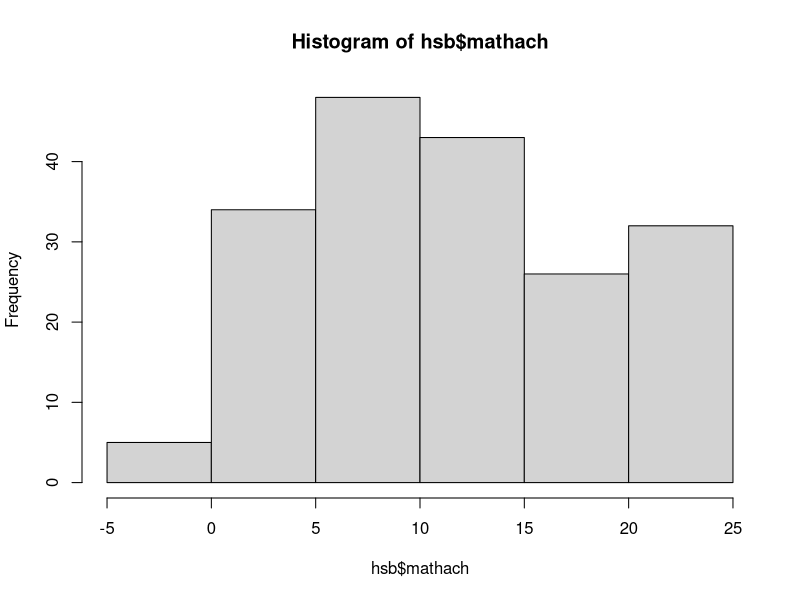
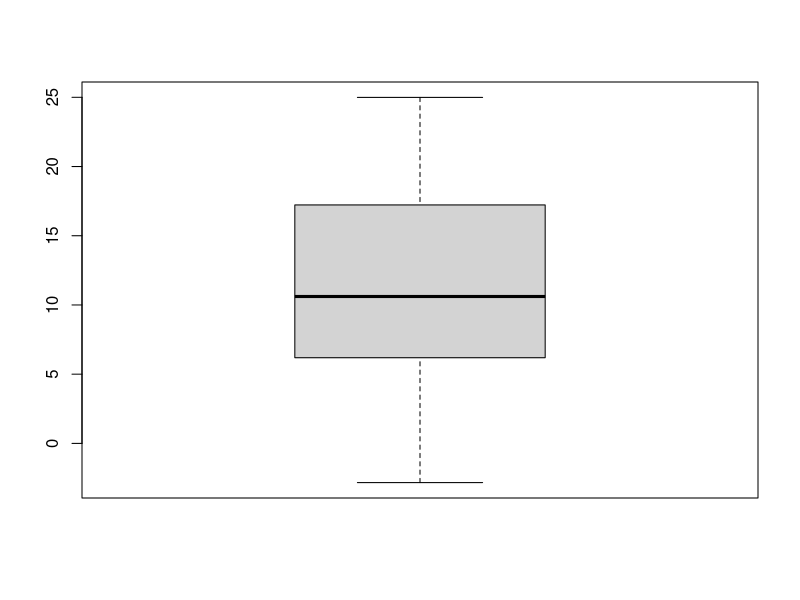
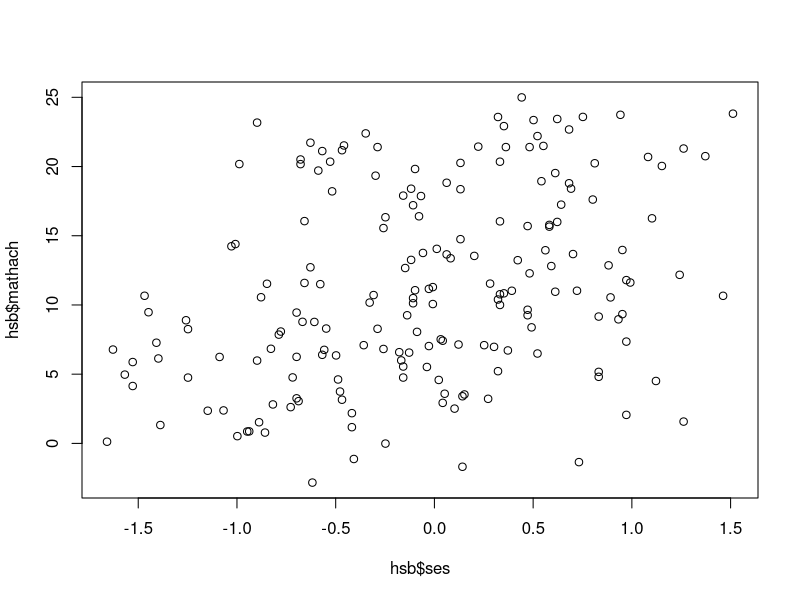
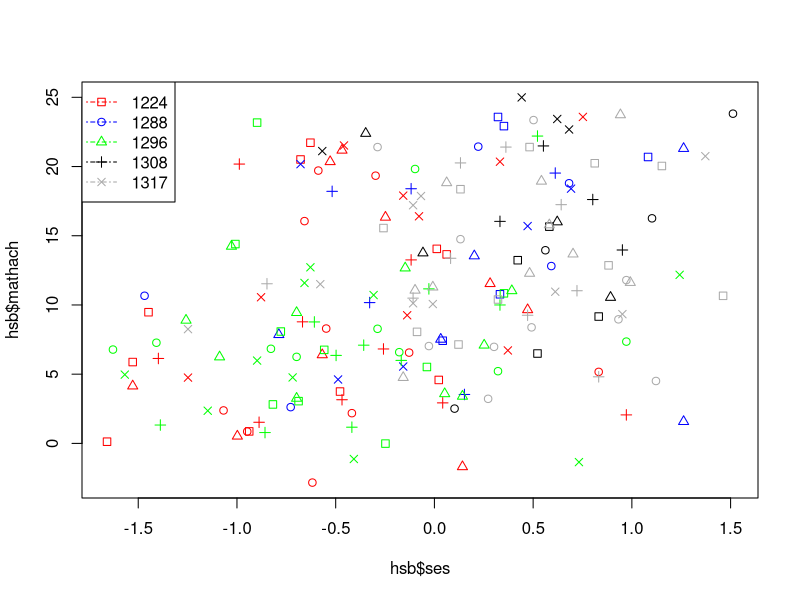
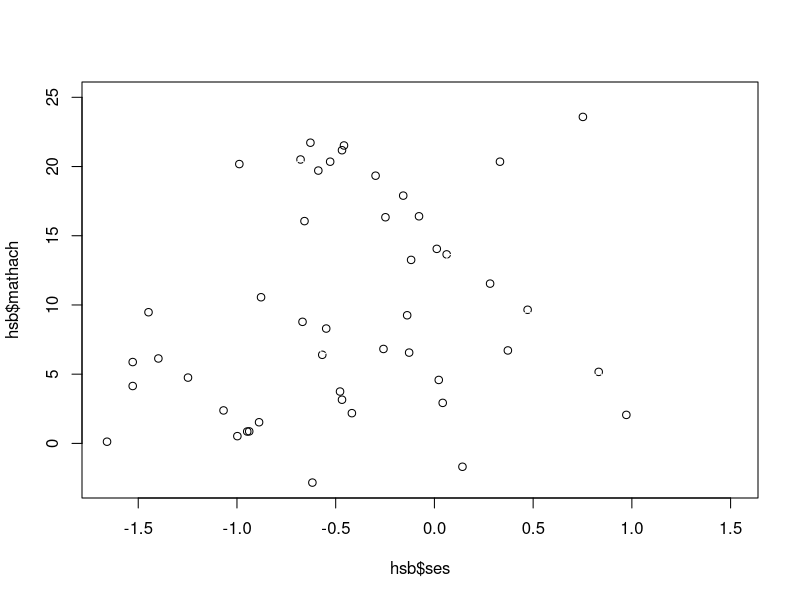
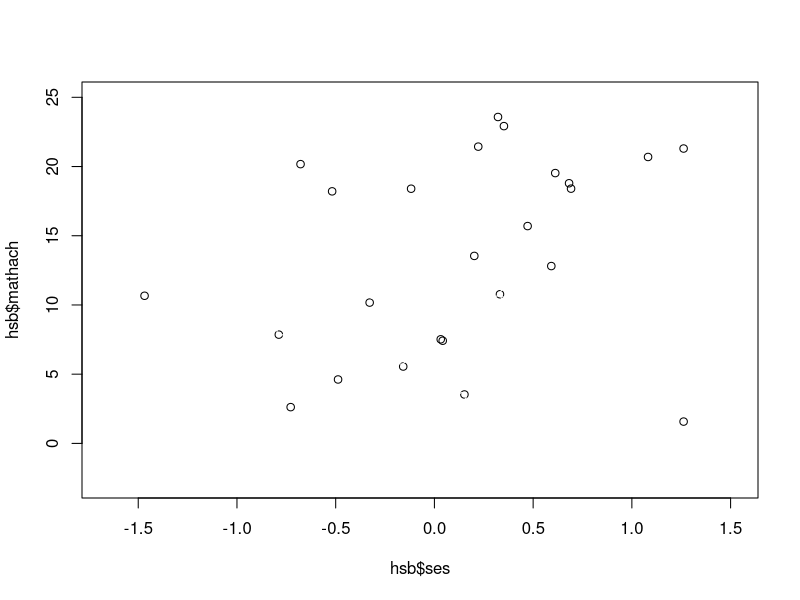
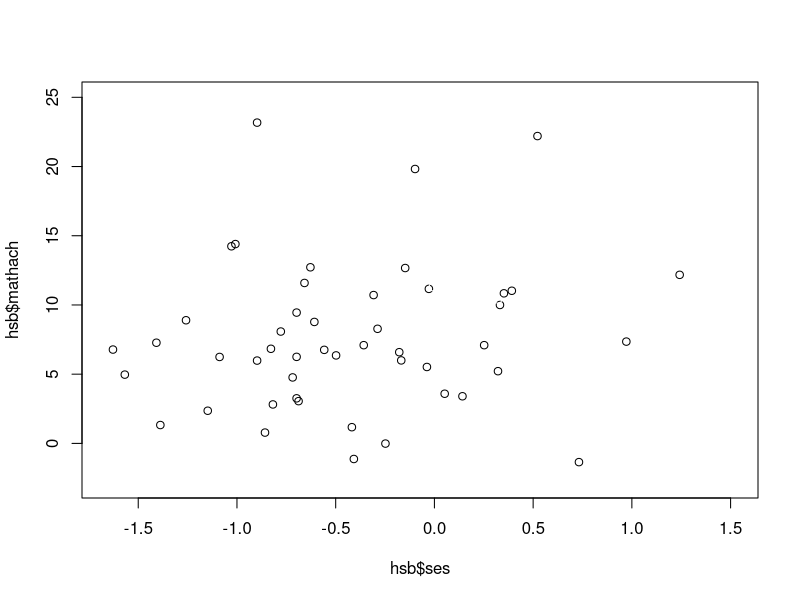
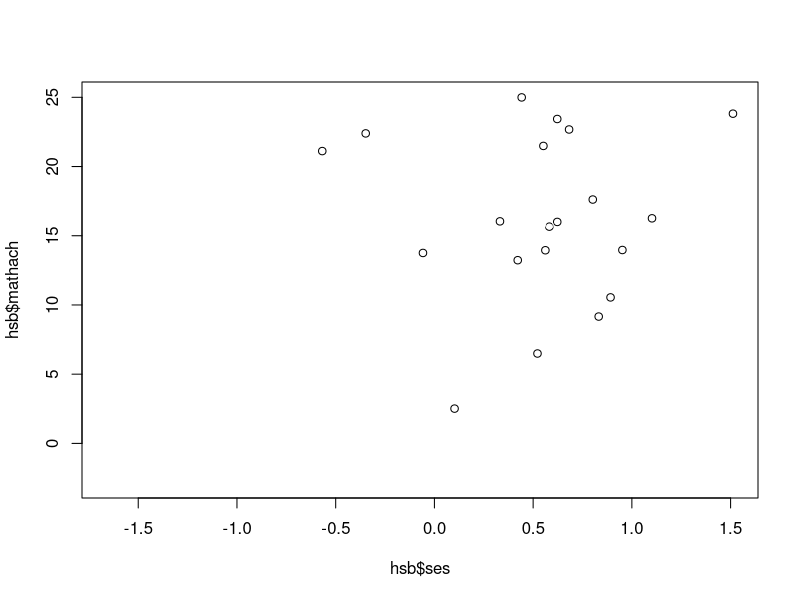

R code for these plots, in order:
#input the data
#use hsb.dta
#We can get the hsb dataset from the 'merTools' package
#install.packages("merTools")

hsb <- merTools::hsb

#keep only the variables and cases needed for the analysis 
#keep schoolid mathach ses minority;
#keep if schoolid <= 1317 

hsb$schid <- as.numeric(hsb$schid)

hsb <- subset(hsb, 
              select = c(schid, minority, ses, mathach), 
              schid <= 1317)

#tab minority

table(hsb$minority)

#tabstat mathach ses minority, statistics(mean sd)

summary(hsb)

#tabstat mathach ses minority, statistics(mean sd) by(schoolid)

aggregate(. ~ schid, 
          hsb, 
          function(x) c(mean = mean(x), sd = sd(x)))

#OR, alternatively:

tapply(hsb$minority, hsb$schid, summary)

tapply(hsb$ses, hsb$schid, summary)

tapply(hsb$mathach, hsb$schid, summary)

#Obtain selected descriptive graphics 
#hist mathach

hist(hsb$mathach)

#graph box mathach

boxplot(hsb$mathach)

#scatter mathach ses
#IMPORTANT: IN R, THE VARIABLE ON THE X-AXIS GOES FIRST FOLLOWED
#BY THE VARIABLE ON THE Y-AXIS. THIS IS THE REVERSE FOR STATA 
#(VARIABLE ON THE Y-AXIS GOES FIRST FOLLOWED BY THE VARIABLE ON THE 
#X-AXIS)

plot(hsb$ses, hsb$mathach)

#scatter mathach ses, by(schoolid)

colors <- c("red", "blue", "green", "black", "dark gray")

plot(hsb$ses, hsb$mathach, 
     col = colors[factor(hsb$schid)],
     pch = 0:4)

legend("topleft", 
       c("1224", "1288", "1296", "1308", "1317"),
       col = colors,
       lty = 4,
       pch = 0:4)

#OR, alternatively, to inspect each school individually:

plot(hsb$ses, hsb$mathach, col = hsb$schid == 1224)

plot(hsb$ses, hsb$mathach, col = hsb$schid == 1288)

plot(hsb$ses, hsb$mathach, col = hsb$schid == 1296)

plot(hsb$ses, hsb$mathach, col = hsb$schid == 1308)

plot(hsb$ses, hsb$mathach, col = hsb$schid == 1317)

#Perform bivariate regression
#regress mathach ses

summary(lm(mathach ~ ses, data = hsb))

#Plot predicted values against ses (the independent variable) ;
#predict yhat, xb;
#twoway (scatter mathach ses, msize(small))
#(line yhat ses, lwidth(medthick) lpatt(solid)),
#ytitle(Math Achievement) xtitle(Socioeconomic Status)

plot(hsb$ses, hsb$mathach,
     xlab = "Socioeconomic Status",
     ylab = "Math Achievement")

abline(lm(mathach ~ ses, data = hsb))

#create dummy variables for the remaining cases 
#gen s1=0;  replace s1=1 if schoolid==1224
#gen s2=0;  replace s2=1 if schoolid==1288
#gen s3=0;  replace s3=1 if schoolid==1296
#gen s4=0;  replace s4=1 if schoolid==1308
#gen s5=0;  replace s5=1 if schoolid==1317

#We'll use the 'dplyr' package and it's case_when function to make 
#dummy variables
#install.packages("dplyr")
library(dplyr)

hsb$s1 <- case_when(hsb$schid == 1224 ~ 1, 
                    hsb$schid != 1224 ~ 0)

hsb$s2 <- case_when(hsb$schid == 1288 ~ 1, 
                    hsb$schid != 1288 ~ 0)

hsb$s3 <- case_when(hsb$schid == 1296 ~ 1, 
                    hsb$schid != 1296 ~ 0)

hsb$s4 <- case_when(hsb$schid == 1308 ~ 1, 
                    hsb$schid != 1308 ~ 0)

hsb$s5 <- case_when(hsb$schid == 1317 ~ 1, 
                    hsb$schid != 1317 ~ 0)

table(hsb$schid, hsb$s1) 

table(hsb$schid, hsb$s2)

table(hsb$schid, hsb$s3)

table(hsb$schid, hsb$s4)

table(hsb$schid, hsb$s5)

#compute regressions with dummies, with and without ses
#regress mathach ses s2-s5

summary(lm(mathach ~ ses + s2 + s3 + s4 + s5, data = hsb))

#regress mathach s2-s5

summary(lm(mathach ~ s2 + s3 + s4 + s5, data = hsb))

#regress mathach s1-s5; include all dummies (R will kick one out) 

summary(lm(mathach ~ s1 + s2 + s3 + s4 + s5, data = hsb))

#regress mathach s1-s5, nocons;  
#include all dummies without intercept

summary(lm(mathach ~ 0 + s1 + s2 + s3 + s4 + s5, data = hsb))

#regress mathach ses s2-s5;
#est sto r1

r1 <- lm(mathach ~ ses + s2 + s3 + s4 + s5, data = hsb)

#test (s2=0)(s3=0)(s4=0)(s5=0)
#We need the 'car' package to do Linear Hypothesis tests in R
#install.packages("car")

library(car)

linearHypothesis(r1, c('s2 = 0',
                       's3 = 0', 
                       's4 = 0', 
                       's5 = 0'))

#regress mathach s2-s5;
#test (s2=0)(s3=0)(s4=0)(s5=0)

linearHypothesis(lm(mathach ~ s2 + s3 + s4 + s5, data = hsb),
                 c('s2 = 0',
                   's3 = 0', 
                   's4 = 0', 
                   's5 = 0'))
#est sto r2

r2 <- lm(mathach ~ s2 + s3 + s4 + s5, data = hsb)

#lrtest r1 r2
#We need the 'lmtest' package to do likelihood-ratio tests in R
#install.packages("lmtest")

library(lmtest)

#The model with MORE variables in it goes first

lrtest(r1, r2)
